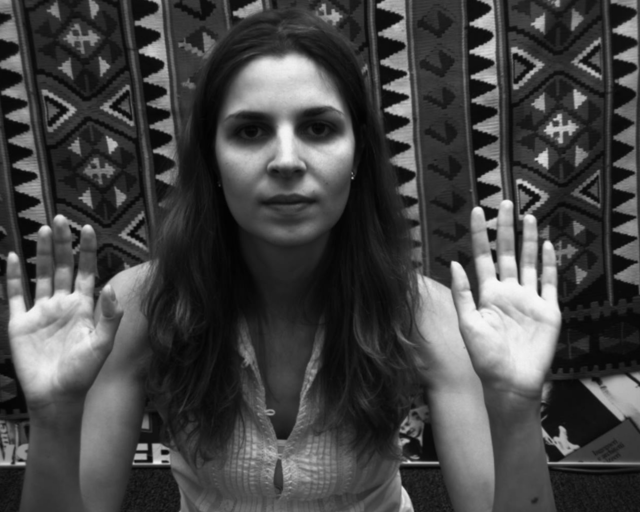
%> input picture CV_ex2/Left.tif, 640 x 512 px
$ octave scr2.m   (GNU Octave 9; MATLAB toolbox functions it lacks are replaced by stand-ins)
%> lines starting %> are read from the running program, lines starting %| are printed output that depends on the picture
### CV_ex2/readImage.m
function img = readImage(fileName,fmt);
%> called with fileName = 'Left.tif'
%
% img = readImage(fileName)
%
% Reads a grayscale image from a file.
% File is assumed to contain a TIF image
% fileName is a string
% img - is a grayscale image with values [0..255]
% fmt - is an optional argument with the format of the image.
%       see fmt of imread.

%
% Written by Hagit Hel-Or  I.D. xxxxxxxx
%  Last Modified 14/12/98
%  Last Modified by Y. Moses 3.2.2000

if nargin <1
    error('USAGE: img = readImage(fileName)');
end;

if nargin <2
    fmt='tif'; end;

[im,map]=imread(fileName,fmt);
%> im is the input picture: size 512x640 uint8; min 2, max 248, mean 69.5
%> map = 256 rows, first 12: [0 0 0; 0.00392 0.00392 0.00392; 0.00784 0.00784 0.00784; 0.0118 0.0118 0.0118; 0.0157 0.0157 0.0157; 0.0196 0.0196 0.0196; 0.0235 0.0235 0.0235; 0.0275 0.0275 0.0275; 0.0314 0.0314 0.0314; 0.0353 0.0353 0.0353; 0.0392 0.0392 0.0392; 0.0431 0.0431 0.0431]

% indexed image - grayscale or RGB
if (size(map,1) ~= 0)
    % use only the Green index
    img = reshape(map(double(im)+1,2),size(im));
    img = round(img.*255);
else  % non indexed image
    if (ndims(im) == 2)  % grayscale
       img = round(double(im));   % values are already in 0..255
    else  % RGB image [or higher dimension]
       img = round(double(im(:,:,2)));   % use only Green image
                                  % values are already in 0..255
    end;
end;

### CV_ex2/draw_epipolar_lines.m
function [f1,f2]=draw_epipolar_lines(im1,im2,F,p,f1,f2)
    epipolar_line = F*[p; 1]
%     epipolar_line = epipolar_line./epipolar_line(3)
%     epipolar_line = epipolar_line(1:2)

    x_q = 1
    y_q = round(-(epipolar_line(3)+epipolar_line(1))/epipolar_line(2))

    x_p = size(im2,2)
    y_p = round(-(epipolar_line(3)+epipolar_line(1)*x_p)/epipolar_line(2))
    hold on
    plot([x_q,x_p],[y_q,y_p])

### CV_ex2/proj.m
function p=proj(P,M)
    hom = [P; 1];
    p_h = M*hom;
    p = round(p_h(1:2)./p_h(3))

### CV_ex2/scr2.m
%%%%%%%%%%%%%%%%%%%%%%%%%%%%%%%%%%%%%%%%%%%%%%%%%%%%%%%%%%%%%%
%The [rameters of the left and right cameras
%%%%%%%%%%%%%%%%%%%%%%%%%%%%%%%%%%%%%%%%%%%%%%%%%%%%%%%%%%%%%%
close all
run('vlfeat-0.9.20/toolbox/vl_setup')

% Image 1: Intrinsic parameters:

  %Image center:
     ox1 = 331.023000;
     oy1 = 259.386377 ;

  %Scale factor:
     Sx1 = 1100.504780;
     Sy1 = 1097.763735;

%Focal length:
     f1=1.0;

% Image 1: extrinsic parameters:
     %Rotation:
     R1=[ 1  0 0
         0 1 0
         0 0 1];

%Translation:
    T1=[0 0 0]';% Image 1: Intrinsic parameters:


% Image 2: Intrinsic parameters:
    %Image center:
    ox2 = 320.798101;
    oy2 = 236.431326;

    % Scale factor:
    Sx2 = 1095.671499;
    Sy2 = 1094.559584;

    % Focal length:
    f2=1.0;

    T2=-[178.2218
        18.8171
        -13.7744];

    R2 =[
         0.9891    0.0602   -0.1346
        -0.0590    0.9982    0.0134
         0.1351   -0.0053    0.9908];

%%%%%%%%%%%%%%%%%%%%%%%%%%%%%%%%%%%%%%%%%%%%%%%%%%%%%%%%%%%%
% Compute intrinsic projection matrices: Mint1 and Mint2

    Mint1= [
            f1*Sx1  0   ox1
            0   f1*Sy1  oy1
            0   0   1]
    Mint2= [
            f2*Sx2  0   ox2
            0   f2*Sy2  oy2
            0   0   1]

% Compute the projection matrices
    P = [
        1   0   0   0
        0   1   0   0
        0   0   1   0];
    rotation1 = [
                    1   0   0   0
                    0   1   0   0
                    0   0   1   0
                    0   0   0   1];
    rotation2 = [
                    0.9891  0.0602  -0.1346 0
                    -0.0590 0.9982   0.0134 0
                    0.1351  -0.0053 0.9908  0
                    0   0   0   1];
    translation1 = [
                    1   0   0   0
                    0   1   0   0
                    0   0   1   0
                    0   0   0   1];
    translation2 = [
                    1   0   0   178.2218
                    0   1   0   18.8171
                    0   0   1   -13.7744
                    0   0   0   1];

    M1= Mint1*P*rotation1*translation1
    M2= Mint2*P*rotation2*translation2

    d = sqrt((oy1-oy2)^2+(ox1-ox2)^2)

%%%%%%%%%%%%%%%%%%%%%%%%%%%%%%%%%%%%%%%%%%%%%%%%%%%%%%%%%%%%%
% (4) Verify that the null space of M is indeed the COP     %
%%%%%%%%%%%%%%%%%%%%%%%%%%%%%%%%%%%%%%%%%%%%%%%%%%%%%%%%%%%%%

    N1 = null(M1);
    N2 = null(M2);

    N1 = N1./N1(4);
    N2 = N2./N2(4);

    cop1 = N1(1:3)
    cop2 = N2(1:3)

    d = norm(T1-T2)

    p = [-140
            50
            1200
            1];
    q = [30
        100
        2000
        1];

    p1 = M1*p
    p2 = M2*p
    q1 = M1*q
    q2 = M2*q


%%%%%%%%%%%%%%%%%%%%%%%%%%%%%%%%%%%%%%%%%%%%%%%%%%%%%%%%%%%%%%
% (6) Projection                                             %
%%%%%%%%%%%%%%%%%%%%%%%%%%%%%%%%%%%%%%%%%%%%%%%%%%%%%%%%%%%%%%

   % Write a finction p=proj(P,M) that recieves as input
   % the 3D point P,  and a projection  matrix M, and output
   % the  2D coordinates of the projected point.

    P=[-140,50,1200]';
    p1=proj(P,M1);
    p2=proj(P,M2);

    Q=[30,100,2000]';
    q1=proj(Q,M1);
    q2=proj(Q,M2);

%%%%%%%%%%%%%%%%%%%%%%%%%%%%%%%%%%%%%%%%%%%%%%%%%%%%%%%%%%%%%
% Read the images into im1 and im2,  and dispaly them.      %
% Using the command figure(f1) will redisplay the figure    %
% containing im1.                                           %
%%%%%%%%%%%%%%%%%%%%%%%%%%%%%%%%%%%%%%%%%%%%%%%%%%%%%%%%%%%%%


    im1=readImage('Left.tif');
    im2=readImage('Right.tif');
%> call 2 of readImage, with fileName = 'Right.tif'
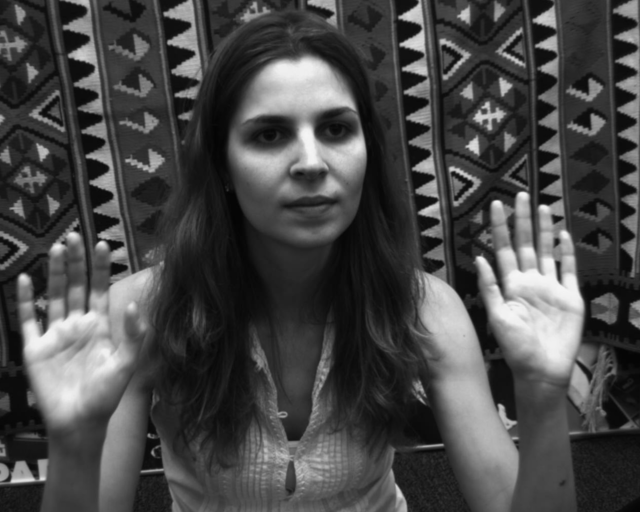
%> input picture CV_ex2/Right.tif, 640 x 512 px
%> in readImage, im is the input picture: size 512x640 uint8; min 4, max 246, mean 71.7

    figure;
    imshow(im1,[])
    hold on;
    f1=gcf;

    figure;
    imshow(im2,[])
    hold on;
    f2=gcf;

    % display the projection on the two images
    figure(f1);
    plot(p1(1),p1(2),'*r');
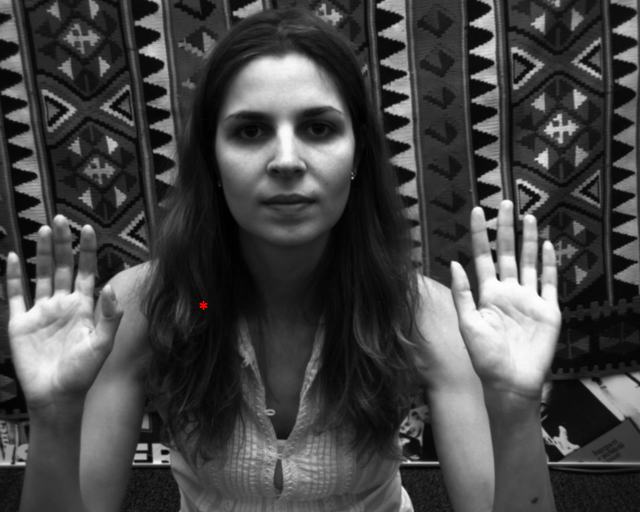
%> figure redrawn from the program's plot data

    figure(f2);
    plot(p2(1),p2(2),'*r');
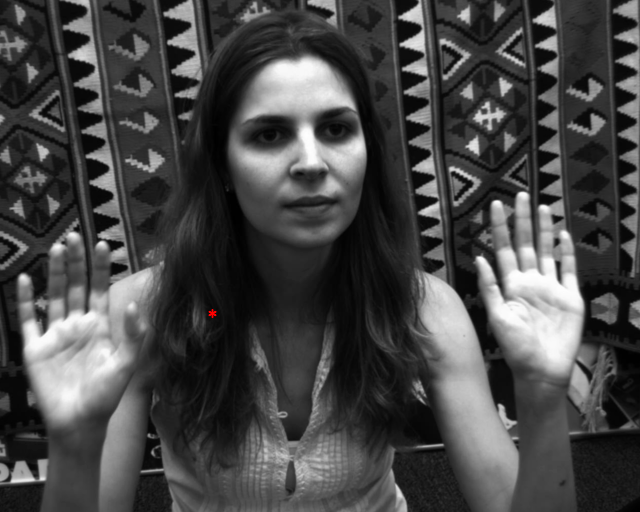
%> figure redrawn from the program's plot data


    figure;
    imshow(im1,[])
    hold on;
    f3=gcf;

    figure;
    imshow(im2,[])
    hold on;
    f4=gcf;

    figure(f3);
    plot(q1(1),q1(2),'*r');
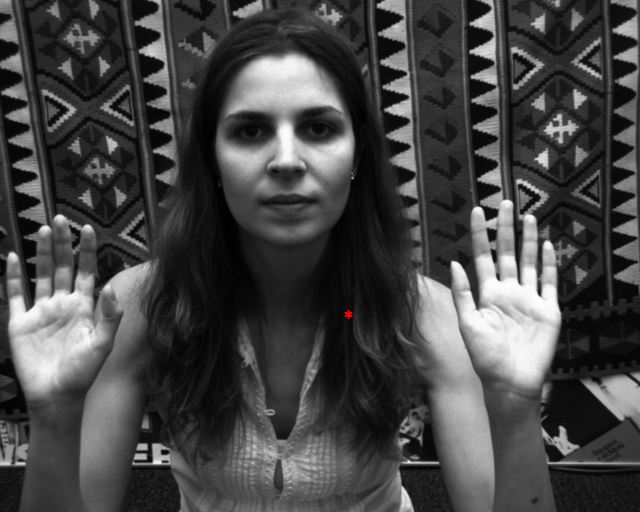
%> figure redrawn from the program's plot data

    figure(f4);
    plot(q2(1),q2(2),'*r');


%%%%%%%%%%%%%%%%%%%%%%%%%%%%%%%%%%%%%%%%%%%%%%%%%%%%%%%%%%%%%
% (7-10) compute the fundamnral matrix F, the epipoles el   %
% and er, and Fel erF                                       %
%%%%%%%%%%%%%%%%%%%%%%%%%%%%%%%%%%%%%%%%%%%%%%%%%%%%%%%%%%%%%


     e1= M1*N2
     e2= M2*N1

     m12 = M2*pinv(M1)
     e2x = [0,-e2(3),e2(2);
            e2(3),0,-e2(1);
            -e2(2),e2(1),0]
     F= e2x*M2*pinv(M1)
     F = F./F(3,3)

 % Please normalize F by F(3,3).

    F*e1
    e2'*F


 %%%%%%%%%%%%%%%%%%%%%%%%%%%%%%%%%%%%%%%%%%%%%%%%%%%%%%%%%%%%%%%%%%%
 % (11) Draw epipolar lines
 % You have to write the function
 % [f1,f2]=draw_epipolar_lines(im1,im2,F,p,f1,f2) (f1 and f2 are the figures on
 % which im1 and im2 are already dispalyed, the value of f1 and f2 are 0 if the images
 % are note displayed yet. In this case, the f1 and f2 are the output of
 % the function for later use of the figures
 %%%%%%%%%%%%%%%%%%%%%%%%%%%%%%%%%%%%%%%%%%%%%%%%%%%%%%%%%%%%%%%%%%%

 p=[283,348]';% the selected point

 draw_epipolar_lines(im1,im2,F,p,f1,f2)
%> ans = 1
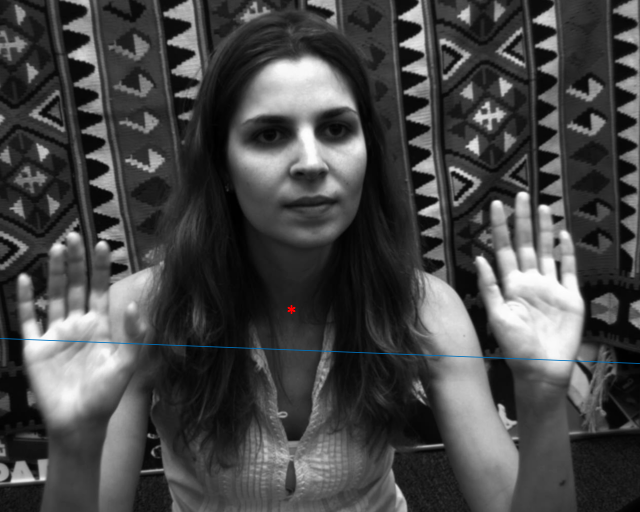
%> figure redrawn from the program's plot data

 figure(f1);

 % Choose points from image 1 (look at help getpts)
 figure(f1);
%> (the run ends here)
